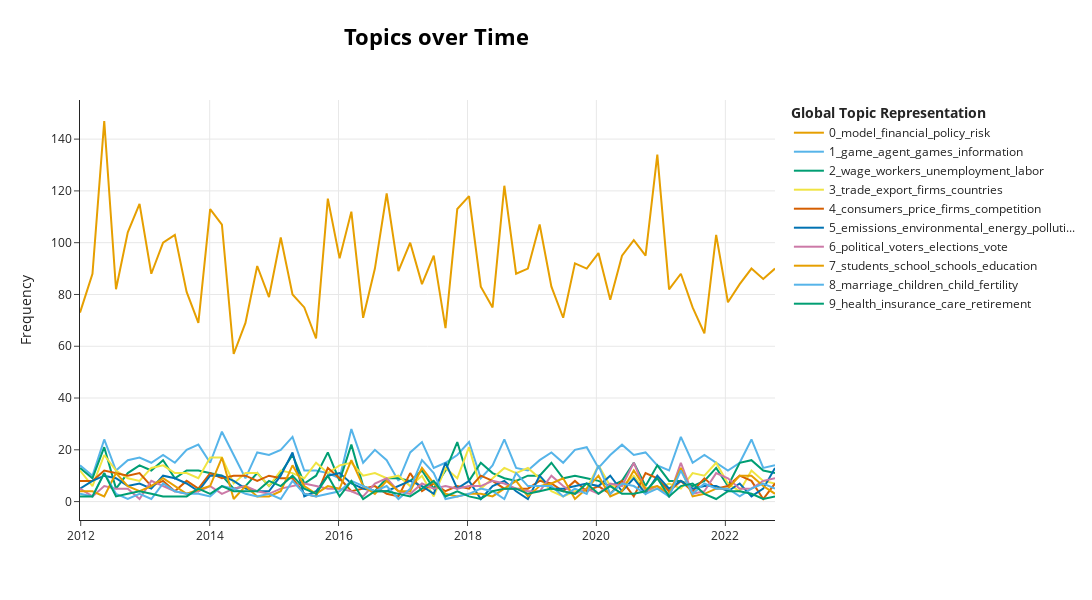

The cell this chart's notebook holds for it:
### Code cell
topic_model.visualize_topics_over_time(topics_over_time, top_n_topics = 10, height=600)
